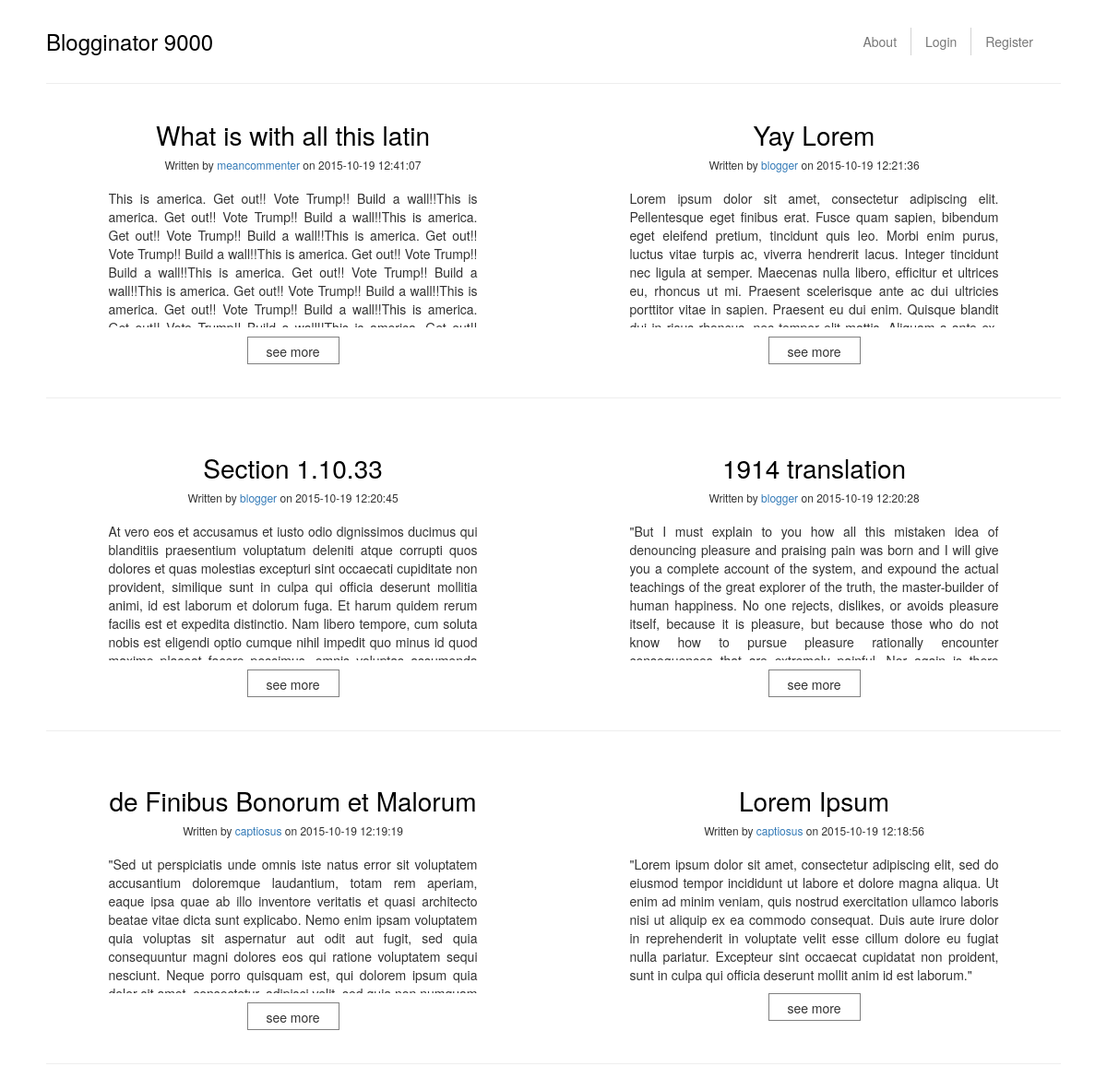
Page /blog on the committed database.
### tables this page shows
CREATE TABLE post (title text, body text, postid INTEGER PRIMARY KEY, userid text, timestamp DATETIME, CHECK(title <> ''), CHECK(body <> ''));

### bloginator9000.py (the view)
@app.route("/")
@app.route("/index")
@app.route("/blog")
def index():
    database.makeTables();
    return render_template ("/blog.html", current_user = session.get('user'),  blogitems = database.getPosts())

### database.py (called while the page is built)
def makeTables():
    conn = sqlite3.connect("bloginator9000.db")
    c = conn.cursor()
    c.execute("create table if not exists post (title text, body text, postid INTEGER PRIMARY KEY, userid text, timestamp DATETIME, CHECK(title <> ''), CHECK(body <> ''))")
    c.execute("create table if not exists comment (body text, id INTEGER PRIMARY KEY, postid int, userid text, timestamp DATETIME, CHECK(body <> ''))")
    c.execute("create table if not exists user (username text UNIQUE, password text, CHECK(username <> ''), CHECK(password <> ''))")
    conn.commit()

def getPosts():
    conn = sqlite3.connect("bloginator9000.db")
    c = conn.cursor()
    c.execute("select * from post order by timestamp")
    data = c.fetchall()
    data.reverse()
    data = [dict(zip(['title','blogtext','postid','username','date'], each)) for each in data]
    return data

### templates/blog.html
{% extends "master.html" %}
{% block body %}
{% for blogitem in blogitems %}
  {% if (loop.index % 2) == 1 %}
    <div class="row">
  {% endif %}
    <div class="col-md-6 col-sm-12 blog-post">
      <h3 class="blog-title text-center">{{blogitem.title}}</h3>
      <h6 class="blog-writer text-center">Written by <a href="/user/{{blogitem.username}}">{{blogitem.username}}</a> on {{blogitem.date}}</h6>
      <p class="blog-text">{{blogitem.blogtext}}</p>
      <div class ="see-more-contain">
        <form action="/post/{{blogitem.postid}}">
          <button class="see-more">see more</button>
        </form>
      </div>
    </div>
  {% if (loop.index % 2) == 0 %}
    </div>
    <hr class="hrline">
  {% endif %}
{% endfor %}
{% endblock %}

### templates/master.html (shortened to what this page needs)
<!DOCTYPE html>
<html>
  <head>
    <link rel="stylesheet" href="http://maxcdn.bootstrapcdn.com/bootstrap/3.3.5/css/bootstrap.min.css">
    <link rel="stylesheet" href="{{url_for('static', filename='styles.css')}}">
  </head>
  <body>
    <div class="contain">
      <nav class="navbar navbar-default">
        <div class="container-fluid">
          <div class="navbar-header">
            <a class="navbar-brand" href="/">Blogginator 9000</a>
          </div>
          <div class="collapse navbar-collapse" id="bs-example-navbar-collapse-1">
            <ul class="nav navbar-nav navbar-right">
              <li class="link-border"><a class="navlink" href="/about">About</a></li>
              {% if current_user is not none %}
              <li><a class="navlink" href="/logout">Logout</a></li>
              {% else %}
              <li class="link-border"><a class="navlink" href="/login">Login</a></li>
              <li><a class="navlink" href="/register">Register</a></li>
              {% endif %}
            </ul>
          </div>
        </div>
      </nav>
      <hr>
      {% block body %}{% endblock %}
    </div>
  </body>
</html>

### static/styles.css (style rules this page uses)
.contain { padding-left: 50px; padding-right: 50px; margin-left: auto; margin-right: auto; padding-top: 20px; padding-bottom: 80px; }
.navbar { background: transparent; border: none; margin-bottom: 10px; }
.navbar-brand { font-size: 24px; color: black !important; }
.navbar-header { margin-left: auto; margin-right: auto; margin-left: -15px !important; }
.navlink { padding-bottom: 10px; padding-top: 5px !important }
.link-border { border-right: 1px solid lightgray; }
.nav li { height: 30px; }
.nav { padding-top: 10px; }
.blog-title { font-weight: normal; color: black; font-size: 28px; }
.blog-post { margin-right: auto; margin-left: auto; height: 300px; }
.see-more { margin-left: auto; margin-right: auto; width: 100px; text-align: center; background-color: transparent; border: 1px solid gray; height: 30px; padding-top: 4px; }
.see-more-contain { margin-left: auto; margin-right: auto; width: 100px; }
.blog-text { margin-top: 20px; max-width: 400px; margin-left: auto; margin-right: auto; text-align: justify; min-height: 100px; max-height: 150px; overflow: hidden; }
.hrline { margin-bottom: 40px; }

### rows in the picture
post: title "What is with all this latin", username "meancommenter", date "2015-10-19 12:41:07", blogtext "This is america. Get out!! Vote Trump!! Build a wall!!This is america. Get out!! Vote Trump!! Build a wall!!This is america. Get out!! Vote Trump!! Build a wall!!This is america. Get out!! Vote Trump!! Build a wall!!This is america. Get out!! Vote Trump!! Build a wall!!This is america. Get out!! Vote Trump!! Build a wall!!This is america. Get out!! Vote Trump!! Build a wall!!This is america. Get out!! Vote Trump!! Build a wall!!This is america.…"
post: title "Yay Lorem", username "blogger", date "2015-10-19 12:21:36", blogtext "Lorem ipsum dolor sit amet, consectetur adipiscing elit. Pellentesque eget finibus erat. Fusce quam sapien, bibendum eget eleifend pretium, tincidunt quis leo. Morbi enim purus, luctus vitae turpis ac, viverra hendrerit lacus. Integer tincidunt nec ligula at semper. Maecenas nulla libero, efficitur et ultrices eu, rhoncus ut mi. Praesent scelerisque ante ac dui ultricies porttitor vitae in sapien. Praesent eu dui enim. Quisque blandit…"
post: title "Section 1.10.33", username "blogger", date "2015-10-19 12:20:45", blogtext "At vero eos et accusamus et iusto odio dignissimos ducimus qui blanditiis praesentium voluptatum deleniti atque corrupti quos dolores et quas molestias excepturi sint occaecati cupiditate non provident, similique sunt in culpa qui officia deserunt mollitia animi, id est laborum et dolorum fuga. Et harum quidem rerum facilis est et expedita distinctio. Nam libero tempore, cum soluta nobis est eligendi optio cumque nihil impedit quo minus id quod…"
post: title "1914 translation", username "blogger", date "2015-10-19 12:20:28", blogtext "\"But I must explain to you how all this mistaken idea of denouncing pleasure and praising pain was born and I will give you a complete account of the system, and expound the actual teachings of the great explorer of the truth, the master-builder of human happiness. No one rejects, dislikes, or avoids pleasure itself, because it is pleasure, but because those who do not know how to pursue pleasure rationally encounter…"
post: title "de Finibus Bonorum et Malorum", username "captiosus", date "2015-10-19 12:19:19", blogtext "\"Sed ut perspiciatis unde omnis iste natus error sit voluptatem accusantium doloremque laudantium, totam rem aperiam, eaque ipsa quae ab illo inventore veritatis et quasi architecto beatae vitae dicta sunt explicabo. Nemo enim ipsam voluptatem quia voluptas sit aspernatur aut odit aut fugit, sed quia consequuntur magni dolores eos qui ratione voluptatem sequi nesciunt. Neque porro quisquam est, qui dolorem ipsum quia…"
post: title "Lorem Ipsum", username "captiosus", date "2015-10-19 12:18:56", blogtext "\"Lorem ipsum dolor sit amet, consectetur adipiscing elit, sed do eiusmod tempor incididunt ut labore et dolore magna aliqua. Ut enim ad minim veniam, quis nostrud exercitation ullamco laboris nisi ut aliquip ex ea commodo consequat. Duis aute irure dolor in reprehenderit in voluptate velit esse cillum dolore eu fugiat nulla pariatur. Excepteur sint occaecat cupidatat non proident, sunt in culpa qui officia deserunt mollit anim id est laborum.\""
